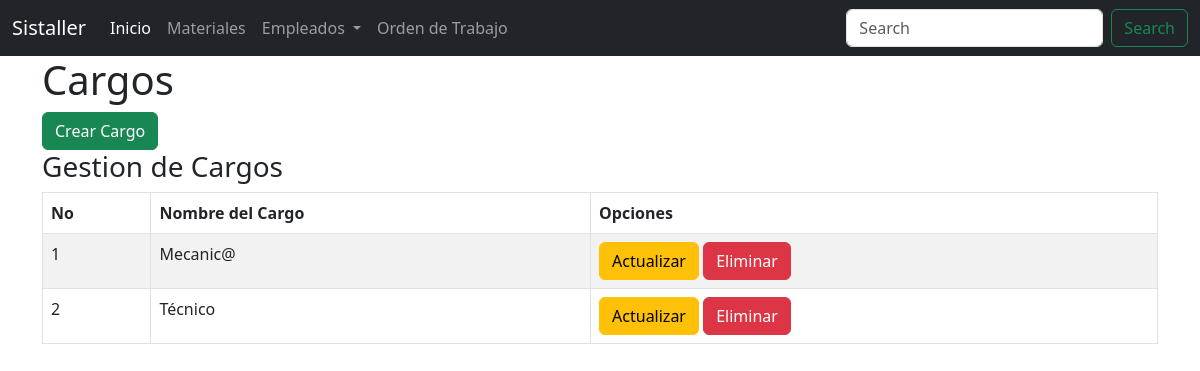
Page /empleados/listar_cargo/ on the earlier database version.
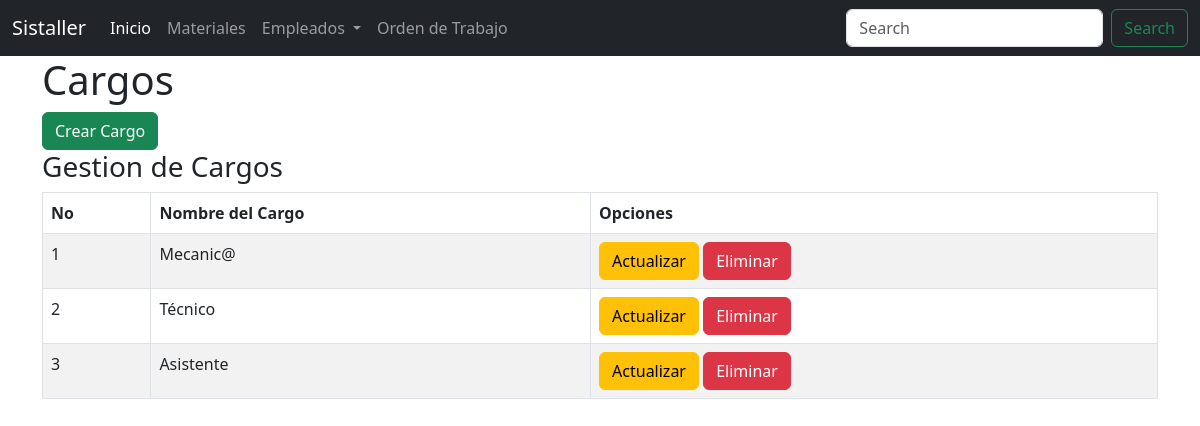
Same page on the later database version.
### Empleados/models.py (models this page shows, shortened)
class Cargo(models.Model):
    id_cargo = models.AutoField(primary_key=True)
    nombre_cargo = models.CharField(
        'Nombre de Cargo', max_length=50, blank=False, unique=True)
    class Meta:
        verbose_name = ("Cargo")
        verbose_name_plural = ("Cargos")

### Empleados/views.py (the view)
# urls.py: path('listar_cargo/', ListadoCargo.as_view(), name='listar_cargo'),
class ListadoCargo(ListView):
    model = Cargo
    template_name = 'empleado/listar_cargo.html'
    context_object_name = 'cargos'
    queryset = Cargo.objects.all()

### templates/empleado/listar_cargo.html (shortened to what this page needs)
{% extends "index.html" %}
{% block content %}
<div class="container">
<h1>Cargos</h1>
<a href="{% url 'empleado:crear_cargo'%}" class="btn btn-success">Crear Cargo</a>
{% if cargos %}
  <h3 id="Ingreso">Gestion de Cargos</h3>
  <table id="table_citas" class="table table-striped table-bordered">
    <thead>
      <tr>
        <th>No</th>
        <th>Nombre del Cargo</th>
        <th>Opciones</th>
      </tr>
    </thead>
    <tbody>
      {% for cargo in cargos %}
      <tr>
        <td>{{cargo.id_cargo}}</td>
        <td>{{cargo.nombre_cargo}}</td>
        <td>
          <a href="{% url 'empleado:editar_cargo' cargo.id_cargo %}"
          class="btn btn-warning"
            >Actualizar</a
          >
          <a href="{% url 'empleado:eliminar_cargo' cargo.id_cargo %}"
          class="btn btn-danger"
            >Eliminar</a
          >
        </td>
      </tr>
      {% endfor %}
    </tbody>
  </table>
  {% else %}
  <h1>No existen Cargos registrados</h1>
  {% endif %}
</div>
{% endblock %}

Differences in the rows shown:
added Cargo: id_cargo "3", nombre_cargo "Asistente"
